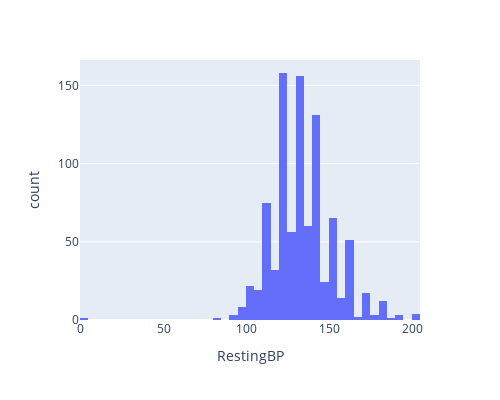

The cell this chart's notebook holds for it:
### Code cell
fig=px.histogram(df,df.RestingBP)
fig.update_layout(
    autosize=False,
    width=500,
    height=400,)

### Figure 1 — Plotly figure (JSON) as saved in the notebook; plotly's stock layout.template omitted (floating-point values rounded to 4 significant figures; data arrays with more than 128 entries replaced by an {"elided": "..."} marker saying what was removed)
{"data": [{"alignmentgroup": "True", "bingroup": "x", "hovertemplate": "RestingBP=%{x}<br>count=%{y}<extra></extra>", "legendgroup": "", "marker": {"color": "#636efa", "pattern": {"shape": ""}}, "name": "", "offsetgroup": "", "orientation": "v", "showlegend": false, "type": "histogram", "x": {"elided": "918 int values"}, "xaxis": "x", "yaxis": "y"}], "layout": {"autosize": false, "barmode": "relative", "height": 400, "legend": {"tracegroupgap": 0}, "margin": {"t": 60}, "width": 500, "xaxis": {"anchor": "y", "domain": [0, 1], "title": {"text": "RestingBP"}}, "yaxis": {"anchor": "x", "domain": [0, 1], "title": {"text": "count"}}}}
